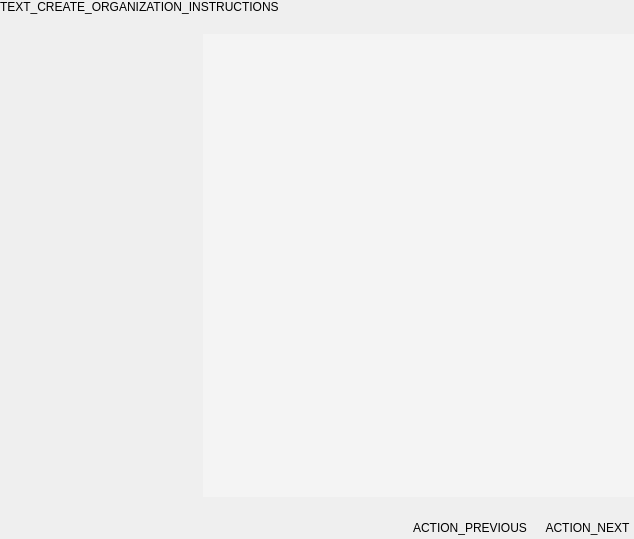
<?xml version="1.0" encoding="UTF-8"?>
<ui version="4.0">
 <class>CreateOrgWidget</class>
 <widget class="QWidget" name="CreateOrgWidget">
  <property name="geometry">
   <rect>
    <x>0</x>
    <y>0</y>
    <width>634</width>
    <height>539</height>
   </rect>
  </property>
  <property name="windowTitle">
   <string>Form</string>
  </property>
  <property name="styleSheet">
   <string notr="true">#scrollAreaWidgetContents {
    background-color: #F4F4F4;
}</string>
  </property>
  <layout class="QVBoxLayout" name="verticalLayout">
   <property name="spacing">
    <number>20</number>
   </property>
   <property name="leftMargin">
    <number>0</number>
   </property>
   <property name="topMargin">
    <number>0</number>
   </property>
   <property name="rightMargin">
    <number>0</number>
   </property>
   <property name="bottomMargin">
    <number>0</number>
   </property>
   <item>
    <layout class="QHBoxLayout" name="horizontalLayout_4">
     <item>
      <widget class="QLabel" name="label_instructions">
       <property name="text">
        <string>TEXT_CREATE_ORGANIZATION_INSTRUCTIONS</string>
       </property>
       <property name="wordWrap">
        <bool>true</bool>
       </property>
      </widget>
     </item>
    </layout>
   </item>
   <item>
    <layout class="QHBoxLayout" name="horizontalLayout">
     <property name="spacing">
      <number>15</number>
     </property>
     <item>
      <widget class="QLabel" name="label">
       <property name="minimumSize">
        <size>
         <width>188</width>
         <height>121</height>
        </size>
       </property>
       <property name="maximumSize">
        <size>
         <width>188</width>
         <height>121</height>
        </size>
       </property>
       <property name="text">
        <string/>
       </property>
       <property name="pixmap">
        <pixmap resource="../rc/resources.qrc">:/logos/images/logos/parsec_new.png</pixmap>
       </property>
       <property name="scaledContents">
        <bool>true</bool>
       </property>
      </widget>
     </item>
     <item>
      <widget class="QScrollArea" name="scrollArea">
       <property name="frameShape">
        <enum>QFrame::NoFrame</enum>
       </property>
       <property name="frameShadow">
        <enum>QFrame::Plain</enum>
       </property>
       <property name="lineWidth">
        <number>0</number>
       </property>
       <property name="horizontalScrollBarPolicy">
        <enum>Qt::ScrollBarAlwaysOff</enum>
       </property>
       <property name="widgetResizable">
        <bool>true</bool>
       </property>
       <widget class="QWidget" name="scrollAreaWidgetContents">
        <property name="geometry">
         <rect>
          <x>0</x>
          <y>0</y>
          <width>429</width>
          <height>451</height>
         </rect>
        </property>
        <layout class="QVBoxLayout" name="verticalLayout_2">
         <property name="spacing">
          <number>0</number>
         </property>
         <property name="leftMargin">
          <number>0</number>
         </property>
         <property name="topMargin">
          <number>0</number>
         </property>
         <property name="rightMargin">
          <number>0</number>
         </property>
         <property name="bottomMargin">
          <number>0</number>
         </property>
         <item>
          <layout class="QVBoxLayout" name="main_layout">
           <property name="spacing">
            <number>0</number>
           </property>
           <property name="rightMargin">
            <number>10</number>
           </property>
          </layout>
         </item>
        </layout>
       </widget>
      </widget>
     </item>
    </layout>
   </item>
   <item>
    <layout class="QHBoxLayout" name="horizontalLayout_2">
     <property name="spacing">
      <number>10</number>
     </property>
     <property name="sizeConstraint">
      <enum>QLayout::SetDefaultConstraint</enum>
     </property>
     <item>
      <spacer name="horizontalSpacer">
       <property name="orientation">
        <enum>Qt::Horizontal</enum>
       </property>
       <property name="sizeHint" stdset="0">
        <size>
         <width>40</width>
         <height>20</height>
        </size>
       </property>
      </spacer>
     </item>
     <item>
      <widget class="QPushButton" name="button_previous">
       <property name="text">
        <string>ACTION_PREVIOUS</string>
       </property>
       <property name="flat">
        <bool>true</bool>
       </property>
      </widget>
     </item>
     <item>
      <widget class="QPushButton" name="button_validate">
       <property name="text">
        <string>ACTION_NEXT</string>
       </property>
       <property name="flat">
        <bool>true</bool>
       </property>
      </widget>
     </item>
    </layout>
   </item>
  </layout>
 </widget>
 <resources>
  <include location="../rc/resources.qrc"/>
 </resources>
 <connections/>
</ui>
